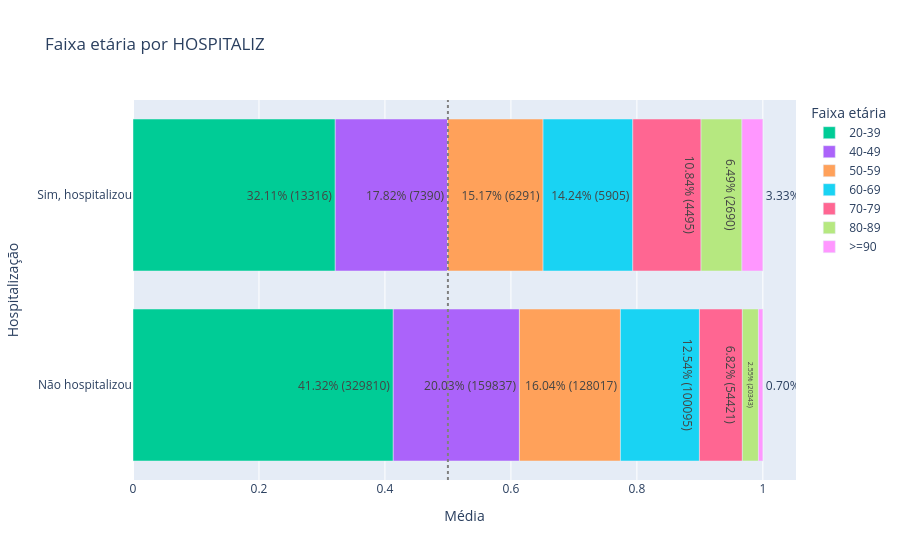

Here is the notebook cell this chart was saved with:
### Code cell
utils.plot_bar_por_variavel(df, variavel=age_group)

### Figure 1 — Plotly figure (JSON) as saved in the notebook; plotly's stock layout.template omitted (floating-point values rounded to 4 significant figures)
{"data": [{"hovertemplate": "Faixa etária=20-39<br>Média=%{x}<br>Hospitalização=%{y}<br>text=%{text}<extra></extra>", "legendgroup": "20-39", "marker": {"color": "#00cc96", "pattern": {"shape": ""}}, "name": "20-39", "orientation": "h", "showlegend": true, "text": ["41.32% (329810)", "32.11% (13316)"], "textposition": "outside", "type": "bar", "x": [0.4132, 0.3211], "xaxis": "x", "y": ["Não hospitalizou", "Sim, hospitalizou"], "yaxis": "y"}, {"hovertemplate": "Faixa etária=40-49<br>Média=%{x}<br>Hospitalização=%{y}<br>text=%{text}<extra></extra>", "legendgroup": "40-49", "marker": {"color": "#ab63fa", "pattern": {"shape": ""}}, "name": "40-49", "orientation": "h", "showlegend": true, "text": ["20.03% (159837)", "17.82% (7390)"], "textposition": "outside", "type": "bar", "x": [0.2003, 0.1782], "xaxis": "x", "y": ["Não hospitalizou", "Sim, hospitalizou"], "yaxis": "y"}, {"hovertemplate": "Faixa etária=50-59<br>Média=%{x}<br>Hospitalização=%{y}<br>text=%{text}<extra></extra>", "legendgroup": "50-59", "marker": {"color": "#FFA15A", "pattern": {"shape": ""}}, "name": "50-59", "orientation": "h", "showlegend": true, "text": ["16.04% (128017)", "15.17% (6291)"], "textposition": "outside", "type": "bar", "x": [0.1604, 0.1517], "xaxis": "x", "y": ["Não hospitalizou", "Sim, hospitalizou"], "yaxis": "y"}, {"hovertemplate": "Faixa etária=60-69<br>Média=%{x}<br>Hospitalização=%{y}<br>text=%{text}<extra></extra>", "legendgroup": "60-69", "marker": {"color": "#19d3f3", "pattern": {"shape": ""}}, "name": "60-69", "orientation": "h", "showlegend": true, "text": ["12.54% (100095)", "14.24% (5905)"], "textposition": "outside", "type": "bar", "x": [0.1254, 0.1424], "xaxis": "x", "y": ["Não hospitalizou", "Sim, hospitalizou"], "yaxis": "y"}, {"hovertemplate": "Faixa etária=70-79<br>Média=%{x}<br>Hospitalização=%{y}<br>text=%{text}<extra></extra>", "legendgroup": "70-79", "marker": {"color": "#FF6692", "pattern": {"shape": ""}}, "name": "70-79", "orientation": "h", "showlegend": true, "text": ["6.82% (54421)", "10.84% (4495)"], "textposition": "outside", "type": "bar", "x": [0.06819, 0.1084], "xaxis": "x", "y": ["Não hospitalizou", "Sim, hospitalizou"], "yaxis": "y"}, {"hovertemplate": "Faixa etária=80-89<br>Média=%{x}<br>Hospitalização=%{y}<br>text=%{text}<extra></extra>", "legendgroup": "80-89", "marker": {"color": "#B6E880", "pattern": {"shape": ""}}, "name": "80-89", "orientation": "h", "showlegend": true, "text": ["2.55% (20343)", "6.49% (2690)"], "textposition": "outside", "type": "bar", "x": [0.02549, 0.06487], "xaxis": "x", "y": ["Não hospitalizou", "Sim, hospitalizou"], "yaxis": "y"}, {"hovertemplate": "Faixa etária=>=90<br>Média=%{x}<br>Hospitalização=%{y}<br>text=%{text}<extra></extra>", "legendgroup": ">=90", "marker": {"color": "#FF97FF", "pattern": {"shape": ""}}, "name": ">=90", "orientation": "h", "showlegend": true, "text": ["0.70% (5582)", "3.33% (1379)"], "textposition": "outside", "type": "bar", "x": [0.006994, 0.03326], "xaxis": "x", "y": ["Não hospitalizou", "Sim, hospitalizou"], "yaxis": "y"}], "layout": {"barmode": "relative", "legend": {"title": {"text": "Faixa etária"}, "tracegroupgap": 0}, "shapes": [{"line": {"color": "grey", "dash": "dot"}, "type": "line", "x0": 0.5, "x1": 0.5, "xref": "x", "y0": 0, "y1": 1, "yref": "y domain"}], "title": {"text": "Faixa etária por HOSPITALIZ"}, "xaxis": {"anchor": "y", "categoryorder": "category ascending", "domain": [0, 1], "title": {"text": "Média"}}, "yaxis": {"anchor": "x", "domain": [0, 1], "title": {"text": "Hospitalização"}}}}
